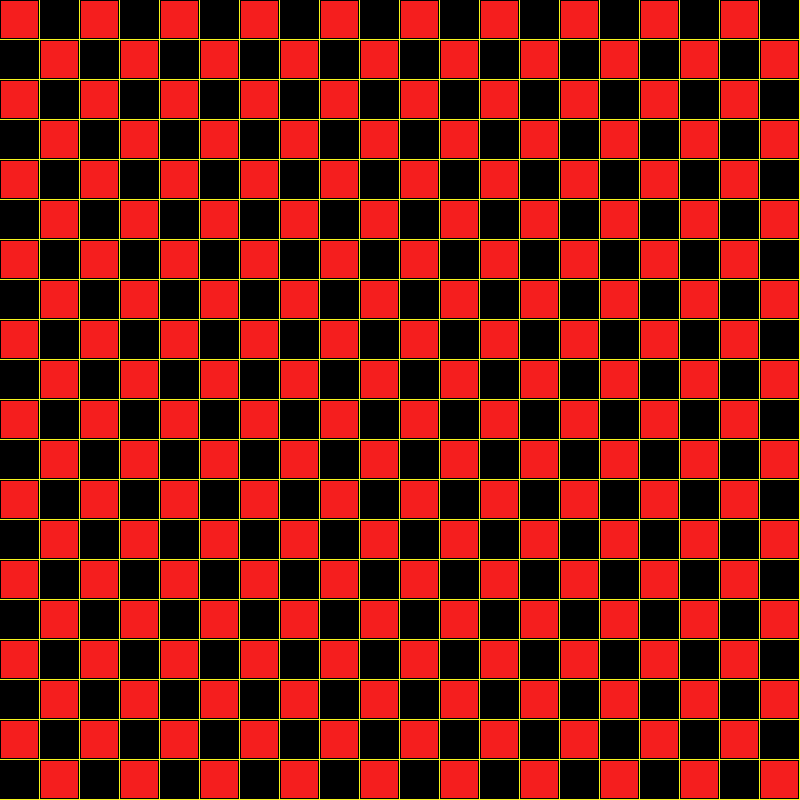
Frame 1 (no input)
Frame 60 (the mouse pressed at the canvas centre just before this capture): identical to frame 1, image omitted
Frame 120 (the mouse held since frame 60 and released just before this capture): identical to frame 1, image omitted

The Processing sketch that drew this single still picture (run headless with seeded random() and noise(); from frame 60 on, the mouse is pressed at the canvas centre):

// Processing sketch: question_2
// ── question_2.pde
/* 
Repeat the previous problem, but have a variable numSquares at the start of your sketch and use nested while loops.
Your checkerboard should have numSquares rows and numSquares columns, and you should draw all
numSquares * numSquares rectangles. Your checker board for numSquares = 8 and 20 
*/

////////////////////////
// Globals
////////////////////////

final color blackSquare = color(0);
final color redSquare = color(245, 30, 30);
final color background = color(245, 245, 30);

int drawColour;
int numSquares;
int squareSpaceWidth;
float squareWidth;

////////////////////////
// Setup
////////////////////////

void setup() {
    background(background);
    size(800, 800);
    rectMode(CORNER);
    numSquares = 20;
    squareSpaceWidth = width/numSquares;
    squareWidth = squareSpaceWidth*0.95;
}

////////////////////////
// Drawing
////////////////////////

void draw() {
    drawGrid();
}

void drawGrid() {
    int rowCount = 0;
    while (rowCount < numSquares) {
        int colCount = 0;

        while (colCount < numSquares) {
            drawColour = ((colCount + rowCount) % 2 == 0) ? redSquare : blackSquare;
            drawSquare(squareSpaceWidth*rowCount, squareSpaceWidth*colCount, drawColour);
            colCount++;
        }
        rowCount++;
    }
}

void drawSquare(int x, int y, color colour) {
    fill(colour);
    square(x, y, squareWidth);
}
